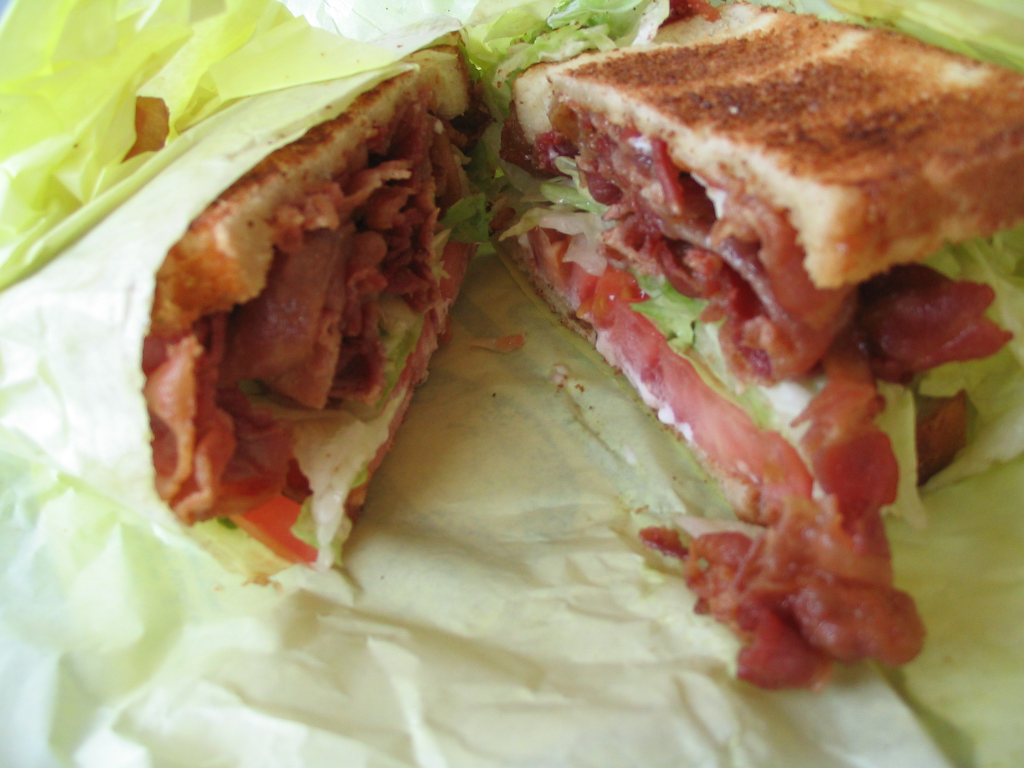
#> input picture pic/Bacon.jpg, 2048 x 1536 px (shown at 1/2 size)
$ python imagecompressor.py   (older library calls are emulated)
#> lines starting #> are read from the running program, lines starting #| are printed output that depends on the picture
#!/usr/bin/python
import Image

foo = Image.open("./pic/Bacon.jpg")
#> foo is the input picture: PIL image 2048x1536 RGB; mean R, G, B 163.8, 143.7, 106.6

foo = foo.resize((160,300),Image.ANTIALIAS)
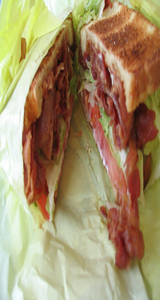
#> foo: PIL image 160x300 RGB; mean R, G, B 163.8, 143.7, 106.6
foo.save("./pic_cp/image_scaled.jpg",quality=50)
foo.save("./pic_cp/image_scaled_opt.jpg",optimize=True,quality=95)

$ run again, with pic/Graduation_Pic_0.jpg copied over pic/Bacon.jpg
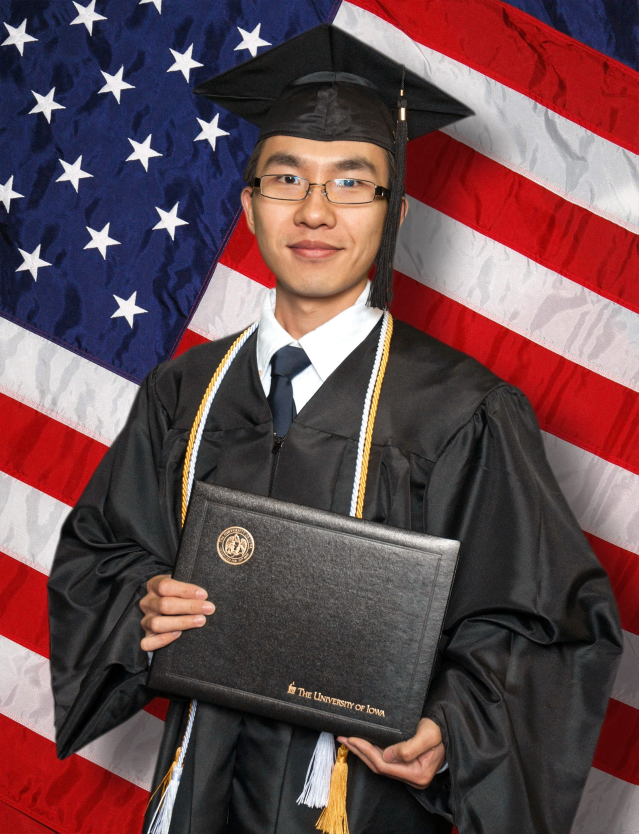
#> input picture pic/Graduation_Pic_0.jpg, 1915 x 2500 px (shown at 1/3 size)
#> foo is the input picture: PIL image 1915x2500 RGB; mean R, G, B 100.7, 73.2, 77.3
#> `foo = foo.resize((160,300),Image.ANTIALIAS)`:
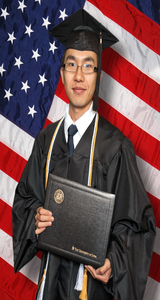
#> foo: PIL image 160x300 RGB; mean R, G, B 100.7, 73.2, 77.3

$ run again, with pic/IMG_1735.JPG copied over pic/Bacon.jpg
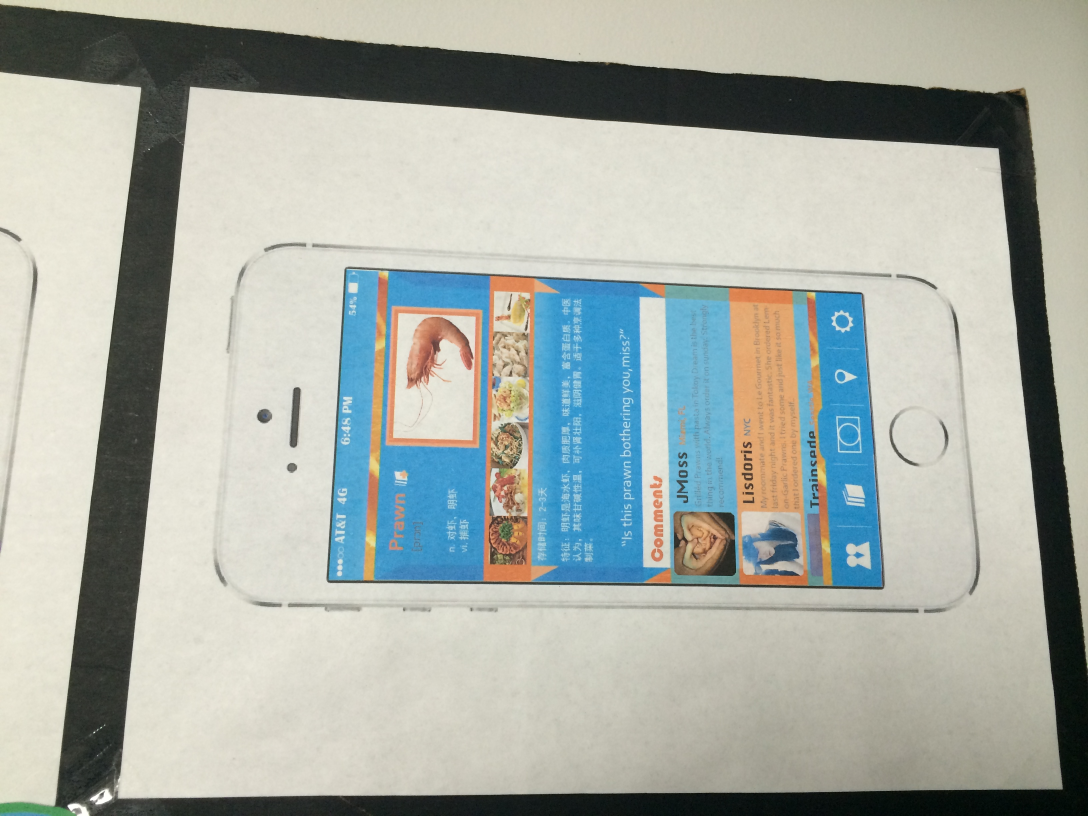
#> input picture pic/IMG_1735.JPG, 3264 x 2448 px (shown at 1/3 size)
#> foo is the input picture: PIL image 3264x2448 RGB; mean R, G, B 167.5, 173.2, 166.1
#> `foo = foo.resize((160,300),Image.ANTIALIAS)`:
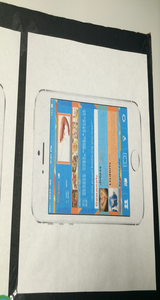
#> foo: PIL image 160x300 RGB; mean R, G, B 167.5, 173.2, 166.1
